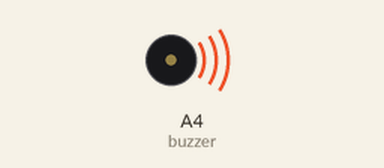
Recording of a sketch running on a simulated Arduino Uno, built with avr-gcc and run on an emulated ATmega328P. On the bench: buzzer (waves = sounding).

Above: at 4.1 s.
At 118.5 s:
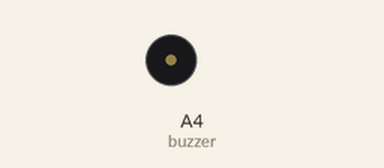
Timing chart, 0 to 120.0 s (numbered marks = the images above):
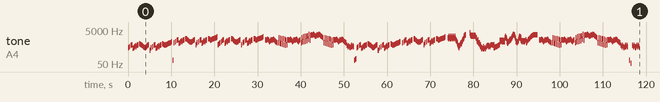

The sketch:

Unwelcome_School.ino
```cpp
// 蔚藍檔案/ Blue Archive "Unwelcome School"

#include <avr/pgmspace.h>

#define NOTE_B0  31
#define NOTE_C1  33
#define NOTE_CS1 35
#define NOTE_D1  37
#define NOTE_DS1 39
#define NOTE_E1  41
#define NOTE_F1  44
#define NOTE_FS1 46
#define NOTE_G1  49
#define NOTE_GS1 52
#define NOTE_A1  55
#define NOTE_AS1 58
#define NOTE_B1  62
#define NOTE_C2  65
#define NOTE_CS2 69
#define NOTE_D2  73
#define NOTE_DS2 78
#define NOTE_E2  82
#define NOTE_F2  87
#define NOTE_FS2 93
#define NOTE_G2  98
#define NOTE_GS2 104
#define NOTE_A2  110
#define NOTE_AS2 117
#define NOTE_B2  123
#define NOTE_C3  131
#define NOTE_CS3 139
#define NOTE_D3  147
#define NOTE_DS3 156
#define NOTE_E3  165
#define NOTE_F3  175
#define NOTE_FS3 185
#define NOTE_G3  196
#define NOTE_GS3 208
#define NOTE_A3  220
#define NOTE_AS3 233
#define NOTE_B3  247
#define NOTE_C4  262
#define NOTE_CS4 277
#define NOTE_D4  294
#define NOTE_DS4 311
#define NOTE_E4  330
#define NOTE_F4  349
#define NOTE_FS4 370
#define NOTE_G4  392
#define NOTE_GS4 415
#define NOTE_A4  440
#define NOTE_AS4 466
#define NOTE_B4  494
#define NOTE_C5  523
#define NOTE_CS5 554
#define NOTE_D5  587
#define NOTE_DS5 622
#define NOTE_E5  659
#define NOTE_F5  698
#define NOTE_FS5 740
#define NOTE_G5  784
#define NOTE_GS5 831
#define NOTE_A5  880
#define NOTE_AS5 932
#define NOTE_B5  988
#define NOTE_C6  1047
#define NOTE_CS6 1109
#define NOTE_D6  1175
#define NOTE_DS6 1245
#define NOTE_E6  1319
#define NOTE_F6  1397
#define NOTE_FS6 1480
#define NOTE_G6  1568
#define NOTE_GS6 1661
#define NOTE_A6  1760
#define NOTE_AS6 1865
#define NOTE_B6  1976
#define NOTE_C7  2093
#define NOTE_CS7 2217
#define NOTE_D7  2349
#define NOTE_DS7 2489
#define NOTE_E7  2637
#define NOTE_F7  2794
#define NOTE_FS7 2960
#define NOTE_G7  3136
#define NOTE_GS7 3322
#define NOTE_A7  3520
#define NOTE_AS7 3729
#define NOTE_B7  3951
#define NOTE_C8  4186
#define NOTE_CS8 4435
#define NOTE_D8  4699
#define NOTE_DS8 4978
#define NOTE_E8  5274
#define NOTE_F8  5588
#define NOTE_FS8 5920
#define NOTE_G8  6272
#define NOTE_GS8 6645
#define NOTE_A8  7074
#define NOTE_AS8 7459
#define NOTE_B8  7902
#define REST 0

int tempo = 89;
int tempo1 = 90;
int buzzer = A4;

const int melody[] PROGMEM = {
  NOTE_A4,32,REST,12,NOTE_C5,32,REST,12,NOTE_DS5,12,NOTE_E5,32,REST,12,NOTE_GS4,32,REST,32,NOTE_A4,32,REST,32,
  NOTE_C5,32,REST,32,NOTE_D5,32,REST,32,NOTE_C5,32,REST,32,NOTE_DS5,16,NOTE_DS5,32,NOTE_E5,32,REST,8,
  NOTE_G5,32,REST,32,NOTE_FS5,32,REST,32,NOTE_F5,32,REST,32,NOTE_DS5,32,REST,32,NOTE_D5,32,REST,32,NOTE_C5,32,REST,32,
  NOTE_B4,32,REST,32,NOTE_AS4,32,REST,32,NOTE_B4,16,NOTE_C5,16,NOTE_D5,16,NOTE_DS5,16,NOTE_E5,32,REST,12,NOTE_E4,8,
  NOTE_A4,32,REST,12,NOTE_C5,32,REST,12,NOTE_DS5,12,NOTE_E5,32,REST,12,NOTE_GS4,32,REST,32,NOTE_A4,32,REST,32,
  NOTE_C5,32,REST,32,NOTE_D5,32,REST,32,NOTE_C5,32,REST,32,NOTE_DS5,16,NOTE_DS5,32,NOTE_E5,32,REST,8,
  NOTE_G5,32,REST,32,NOTE_FS5,32,REST,32,NOTE_F5,32,REST,32,NOTE_DS5,32,REST,32,NOTE_E5,32,REST,32,NOTE_F5,32,REST,32,
  NOTE_FS5,32,REST,32,NOTE_G5,32,REST,32,NOTE_GS5,32,REST,32,NOTE_GS5,32,REST,32,NOTE_A5,32,REST,32,NOTE_A5,32,REST,32,
  NOTE_B5,8,NOTE_E2,12,REST,32,
  NOTE_A5,32,REST,12,NOTE_C6,32,REST,12,NOTE_DS6,12,NOTE_E6,32,REST,12,NOTE_GS5,32,REST,32,NOTE_A5,32,REST,32,
  NOTE_C6,32,REST,32,NOTE_D6,32,REST,32,NOTE_C6,32,REST,32,NOTE_DS6,16,NOTE_DS6,32,NOTE_E6,32,REST,8,
  NOTE_G6,32,REST,32,NOTE_FS6,32,REST,32,NOTE_F6,32,REST,32,NOTE_DS6,32,REST,32,NOTE_D6,32,REST,32,NOTE_C6,32,REST,32,
  NOTE_B5,32,REST,32,NOTE_AS5,32,REST,32,NOTE_B5,16,NOTE_C6,16,NOTE_D6,16,NOTE_DS6,16,NOTE_E6,32,REST,12,NOTE_E5,8,
  NOTE_A5,32,REST,12,NOTE_C6,32,REST,12,NOTE_DS6,12,NOTE_E6,32,REST,16,NOTE_GS5,32,REST,32,NOTE_A5,32,REST,32,
  NOTE_C6,32,REST,32,NOTE_D6,32,REST,32,NOTE_C6,32,REST,32,NOTE_DS6,16,NOTE_DS6,32,NOTE_E6,32,REST,8,
  NOTE_G6,32,REST,32,NOTE_FS6,32,REST,32,NOTE_F6,32,REST,32,NOTE_DS6,32,REST,32,NOTE_E6,32,REST,32,NOTE_F6,32,REST,32,
  NOTE_FS6,32,REST,32,NOTE_G6,32,REST,32,NOTE_GS6,32,REST,32,NOTE_GS6,32,REST,32,NOTE_A6,32,REST,32,NOTE_A6,32,REST,32,NOTE_B6,32,REST,32,
  NOTE_E5,32,REST,32,NOTE_FS5,32,REST,32,NOTE_GS5,32,REST,32,NOTE_A5,32,REST,12,NOTE_C6,32,REST,12,NOTE_DS6,12,NOTE_E6,32,REST,16,
  NOTE_GS5,32,REST,32,NOTE_A5,32,REST,32,NOTE_C6,32,REST,32,NOTE_D6,32,REST,32,NOTE_C6,32,REST,32,NOTE_DS6,16,NOTE_DS6,32,NOTE_E6,32,REST,8,
  NOTE_G6,32,REST,32,NOTE_FS6,32,REST,32,NOTE_F6,32,REST,32,NOTE_DS6,32,REST,32,NOTE_D6,32,REST,32,NOTE_C6,32,REST,32,
  NOTE_B5,32,REST,32,NOTE_AS5,32,REST,32,NOTE_B5,16,NOTE_C6,16,NOTE_D6,16,NOTE_DS6,16,NOTE_E6,32,REST,12,NOTE_E5,8,
  NOTE_A5,32,REST,12,NOTE_C6,32,REST,12,NOTE_DS6,12,NOTE_E6,32,REST,16,NOTE_GS5,32,REST,32,NOTE_A5,32,REST,32,
  NOTE_C6,32,REST,32,NOTE_D6,32,REST,32,NOTE_C6,32,REST,32,NOTE_DS6,16,NOTE_DS6,32,NOTE_E6,32,REST,8,
  NOTE_G6,32,REST,32,NOTE_FS6,32,REST,32,NOTE_F6,32,REST,32,NOTE_DS6,32,REST,32,NOTE_E6,32,REST,32,NOTE_F6,32,REST,32,
  NOTE_FS6,32,REST,32,NOTE_G6,32,REST,32,NOTE_GS6,32,REST,32,NOTE_GS6,32,REST,32,NOTE_A6,32,REST,32,NOTE_A6,32,REST,32,NOTE_B6,32,REST,6,REST,32,
};

const int melody1[] PROGMEM = {
  NOTE_E6,16,NOTE_DS6,32,REST,32,NOTE_E6,16,NOTE_F6,32,REST,32,NOTE_E6,16,NOTE_D6,32,REST,32,NOTE_C6,16,NOTE_D6,32,REST,32,
  NOTE_E6,16,NOTE_DS6,32,REST,32,NOTE_E6,16,NOTE_F6,32,REST,32,NOTE_E6,16,NOTE_D6,32,REST,32,NOTE_C6,16,NOTE_B5,32,REST,32,NOTE_A5,8,
  NOTE_A5,16,NOTE_A6,32,REST,32,NOTE_GS5,16,NOTE_GS6,32,REST,32,NOTE_G5,16,NOTE_G6,32,REST,32,NOTE_FS5,16,NOTE_FS6,32,REST,32,
  NOTE_F5,16,NOTE_F6,32,REST,32,NOTE_DS5,16,NOTE_DS6,32,REST,32,NOTE_E5,16,NOTE_E6,32,REST,32,
  NOTE_E6,16,NOTE_DS6,32,REST,32,NOTE_E6,16,NOTE_F6,32,REST,32,NOTE_E6,16,NOTE_D6,32,REST,32,NOTE_C6,16,NOTE_D6,32,REST,32,
  NOTE_E6,16,NOTE_DS6,32,REST,32,NOTE_E6,16,NOTE_F6,32,REST,32,NOTE_E6,16,NOTE_D6,32,REST,32,NOTE_C6,16,NOTE_D6,32,REST,32,NOTE_E6,8,
  NOTE_A5,16,NOTE_A6,32,REST,32,NOTE_B5,16,NOTE_B6,32,REST,32,NOTE_C6,16,NOTE_C7,32,REST,32,NOTE_CS6,16,NOTE_CS7,32,REST,32,
  NOTE_D6,16,NOTE_D7,32,REST,32,NOTE_F6,16,NOTE_F7,32,REST,32,NOTE_DS6,16,NOTE_DS7,32,REST,32,
  NOTE_E7,16,NOTE_DS7,32,REST,32,NOTE_E7,16,NOTE_F7,32,REST,32,NOTE_E7,16,NOTE_D7,32,REST,32,NOTE_C7,16,NOTE_D7,32,REST,32,
  NOTE_E7,16,NOTE_DS7,32,REST,32,NOTE_E7,16,NOTE_F7,32,REST,32,NOTE_E7,16,NOTE_D7,32,REST,32,
  NOTE_C7,16,NOTE_B6,32,REST,32,NOTE_A6,8,
  NOTE_A5,16,NOTE_A6,32,REST,32,NOTE_GS5,16,NOTE_GS6,32,REST,32,NOTE_G5,16,NOTE_G6,32,REST,32,NOTE_FS5,16,NOTE_FS6,32,REST,32,
  NOTE_F5,16,NOTE_F6,32,REST,32,NOTE_DS5,16,NOTE_DS6,32,REST,32,NOTE_E5,16,NOTE_E6,32,REST,32,
  NOTE_E6,16,NOTE_DS6,32,REST,32,NOTE_E6,16,NOTE_F6,32,REST,32,NOTE_E6,16,NOTE_D6,32,REST,32,NOTE_C6,16,NOTE_D6,32,REST,32,
  NOTE_E6,16,NOTE_DS6,32,REST,32,NOTE_E6,16,NOTE_F6,32,REST,32,NOTE_E6,16,NOTE_D6,32,REST,32,NOTE_C6,16,NOTE_B5,32,REST,32,NOTE_A5,8,
  NOTE_DS5,16,NOTE_C5,32,REST,32,NOTE_D5,16,NOTE_C5,32,REST,32,NOTE_A4,16,NOTE_C5,32,REST,32,NOTE_DS5,16,NOTE_C5,32,REST,32,NOTE_D5,16,NOTE_C5,32,REST,16,
};

const int melody2[] PROGMEM = {
  NOTE_E2,32,REST,32,NOTE_FS2,32,REST,32,NOTE_GS2,32,REST,32,NOTE_A4,32,REST,12,NOTE_C5,32,REST,12,NOTE_DS5,12,NOTE_E5,32,REST,16,
  NOTE_GS4,32,REST,32,NOTE_A4,32,REST,32,NOTE_C5,32,REST,32,NOTE_D5,32,REST,32,NOTE_C5,32,REST,32,NOTE_DS5,16,NOTE_DS5,32,NOTE_E5,32,REST,8,
  NOTE_G5,32,REST,32,NOTE_FS5,32,REST,32,NOTE_F5,32,REST,32,NOTE_DS5,32,REST,32,NOTE_D5,32,REST,32,NOTE_C5,32,REST,32,
  NOTE_B4,32,REST,32,NOTE_AS4,32,REST,32,NOTE_B4,16,NOTE_C5,16,NOTE_D5,16,NOTE_DS5,16,NOTE_E5,32,REST,12,NOTE_E4,8,
  NOTE_A4,32,REST,12,NOTE_C5,32,REST,12,NOTE_DS5,12,NOTE_E5,32,REST,16,NOTE_GS4,32,REST,32,NOTE_A4,32,REST,32,
  NOTE_C5,32,REST,32,NOTE_D5,32,REST,32,NOTE_C5,32,REST,32,NOTE_DS5,16,NOTE_DS5,32,NOTE_E5,32,REST,8,
  NOTE_G5,32,REST,32,NOTE_FS5,32,REST,32,NOTE_F5,32,REST,32,NOTE_DS5,32,REST,32,NOTE_E5,32,REST,32,NOTE_F5,32,REST,32,
  NOTE_FS5,32,REST,32,NOTE_G5,32,REST,32,NOTE_GS5,32,REST,32,NOTE_GS5,32,REST,32,NOTE_A5,32,REST,32,NOTE_A5,32,REST,32,NOTE_B5,8,REST,8,
  NOTE_A5,32,REST,12,NOTE_C6,32,REST,12,NOTE_DS6,12,NOTE_E6,32,REST,16,
  NOTE_GS5,32,REST,32,NOTE_A5,32,REST,32,NOTE_C6,32,REST,32,NOTE_D6,32,REST,32,NOTE_C6,32,REST,32,NOTE_DS6,16,NOTE_DS6,32,NOTE_E6,32,REST,8,
  NOTE_G6,32,REST,32,NOTE_FS6,32,REST,32,NOTE_F6,32,REST,32,NOTE_DS6,32,REST,32,NOTE_D6,32,REST,32,NOTE_C6,32,REST,32,
  NOTE_B5,32,REST,32,NOTE_AS5,32,REST,32,NOTE_B5,16,NOTE_C6,16,NOTE_D6,16,NOTE_DS6,16,NOTE_E6,32,REST,12,NOTE_E5,8,NOTE_A5,32,REST,12,
  NOTE_C6,32,REST,12,NOTE_DS6,12,NOTE_E6,32,REST,16,NOTE_GS5,32,REST,32,NOTE_A5,32,REST,32,NOTE_C6,32,REST,32,NOTE_D6,32,REST,32,NOTE_C6,32,REST,32,NOTE_DS6,16,NOTE_DS6,32,NOTE_E6,32,REST,8,
  NOTE_G6,32,REST,32,NOTE_FS6,32,REST,32,NOTE_F6,32,REST,32,NOTE_DS6,32,REST,32,NOTE_E6,32,REST,32,NOTE_F6,32,REST,32,
  NOTE_FS6,32,REST,32,NOTE_G6,32,REST,32,NOTE_GS6,32,REST,32,NOTE_GS6,32,REST,32,NOTE_A6,32,REST,32,NOTE_A6,32,REST,32,NOTE_B6,32,REST,8,REST,12,
};

const int melody3[] PROGMEM = {
  NOTE_A6,32,NOTE_G6,32,NOTE_A6,32,NOTE_C7,32,NOTE_A6,32,NOTE_G6,32,NOTE_A6,32,NOTE_C7,32,NOTE_A6,32,NOTE_G6,32,NOTE_A6,32,NOTE_C7,32,NOTE_A6,32,NOTE_G6,32,NOTE_A6,32,NOTE_C7,32,NOTE_A6,32,NOTE_G6,32,NOTE_A6,32,NOTE_C7,32,
  NOTE_A6,32,NOTE_G6,32,NOTE_E6,32,NOTE_DS6,32,NOTE_D6,32,NOTE_C6,32,NOTE_A5,32,NOTE_G5,32,NOTE_DS5,32,NOTE_D5,32,NOTE_C5,32,NOTE_A4,32,
  NOTE_D5,32,NOTE_DS5,32,NOTE_E5,32,NOTE_G5,32,NOTE_A5,32,NOTE_G5,32,NOTE_A5,32,NOTE_C6,32,NOTE_D6,32,NOTE_DS6,32,NOTE_F6,32,NOTE_G6,32,NOTE_A6,32,NOTE_C7,32,NOTE_D7,32,NOTE_DS7,32,NOTE_E7,8,REST,4,REST,32,
  NOTE_A7,32,NOTE_G7,32,NOTE_DS7,32,NOTE_D7,32,NOTE_C7,32,NOTE_DS7,32,NOTE_D7,32,NOTE_C7,32,NOTE_DS7,32,NOTE_D7,32,NOTE_C7,32,NOTE_DS7,32,NOTE_D7,32,NOTE_C7,32,NOTE_DS7,32,NOTE_D7,32,NOTE_C7,32,
  NOTE_A6,32,NOTE_GS6,32,NOTE_A6,32,NOTE_D6,48,NOTE_C6,48,NOTE_D6,48,NOTE_E6,32,NOTE_C6,32,NOTE_A5,32,NOTE_GS5,32,NOTE_G5,32,NOTE_A5,32,NOTE_DS5,32,NOTE_D5,48,NOTE_C5,48,NOTE_E5,48,NOTE_C5,32,
  NOTE_A4,32,NOTE_G4,32,NOTE_A4,16,NOTE_G4,32,REST,32,NOTE_C5,16,NOTE_G4,32,REST,32,NOTE_A4,16,NOTE_G4,32,REST,32,
  NOTE_C5,16,NOTE_D5,16,NOTE_DS5,16,NOTE_C5,16,NOTE_D5,16,NOTE_C5,16,NOTE_DS5,16,NOTE_E5,16,NOTE_F5,16,NOTE_DS5,16,NOTE_E5,32,NOTE_A4,32,NOTE_E5,32,NOTE_A4,32,NOTE_B4,32,REST,32,
  NOTE_C5,32,REST,32,NOTE_C5,32,REST,32,NOTE_CS5,32,REST,32,NOTE_D5,32,REST,32,NOTE_DS5,32,REST,32,NOTE_E5,32,REST,32,
  NOTE_DS6,32,NOTE_D6,32,NOTE_C6,32,NOTE_DS6,32,NOTE_D6,32,NOTE_C6,32,NOTE_DS6,32,NOTE_D6,32,NOTE_C6,32,NOTE_DS6,32,NOTE_D6,32,NOTE_C6,32,
  NOTE_DS6,32,NOTE_C6,32,NOTE_A6,32,NOTE_B6,32,NOTE_C7,32,NOTE_GS6,32,NOTE_A6,32,NOTE_DS6,32,NOTE_C6,32,
  NOTE_GS5,32,NOTE_A5,32,NOTE_B5,32,NOTE_C6,32,NOTE_CS6,32,NOTE_D6,32,NOTE_DS6,32,NOTE_F6,32,NOTE_DS6,32,NOTE_E6,32,NOTE_F6,32,NOTE_GS6,32,NOTE_A6,32,NOTE_B6,32,NOTE_C7,32,NOTE_DS7,32,NOTE_E7,32,NOTE_F7,32,NOTE_E7,32,NOTE_DS7,32,NOTE_E7,32,
  NOTE_B6,32,NOTE_GS6,32,NOTE_D6,32,NOTE_B5,32,NOTE_C6,32,NOTE_B5,32,NOTE_A5,32,NOTE_B5,32,NOTE_C6,32,NOTE_DS6,32,NOTE_E6,32,NOTE_A6,32,NOTE_C7,32,NOTE_B6,32,NOTE_GS6,32,NOTE_B6,32,NOTE_A6,32,
  NOTE_DS6,32,NOTE_D6,32,NOTE_C6,32,NOTE_D6,32,REST,32,NOTE_D6,32,NOTE_C6,32,NOTE_D6,32,REST,32,NOTE_D6,32,NOTE_C6,32,NOTE_D6,16,NOTE_E6,32,REST,32,
  NOTE_A5,16,NOTE_C6,32,REST,32,NOTE_DS6,32,REST,32,NOTE_F6,32,REST,32,NOTE_G6,32,REST,32,NOTE_A6,32,REST,32,NOTE_B6,32,REST,32,NOTE_C7,32,REST,32,NOTE_D7,32,REST,32,NOTE_DS7,32,REST,32,NOTE_E7,32,REST,32,NOTE_E7,32,REST,32,NOTE_E7,32,REST,32,NOTE_E7,32,REST,32,NOTE_E7,8,REST,8,
  NOTE_E6,16,NOTE_DS6,32,REST,32,NOTE_E6,16,NOTE_F6,32,REST,32,NOTE_E6,16,NOTE_D6,32,REST,32,NOTE_C6,16,NOTE_D6,32,REST,32,NOTE_E6,16,NOTE_DS6,32,REST,32,NOTE_E6,16,NOTE_F6,32,REST,32,NOTE_E6,16,NOTE_D6,32,REST,32,NOTE_C6,16,NOTE_B5,32,REST,32,NOTE_A5,8,
  NOTE_A5,16,NOTE_A6,32,REST,32,NOTE_GS5,16,NOTE_GS6,32,REST,32,NOTE_G5,16,NOTE_G6,32,REST,32,NOTE_FS5,16,NOTE_FS6,32,REST,32,NOTE_F5,16,NOTE_F6,32,REST,32,NOTE_DS5,16,NOTE_DS6,32,REST,32,NOTE_E5,16,NOTE_E6,32,REST,32,
  NOTE_E6,16,NOTE_DS6,32,REST,32,NOTE_E6,16,NOTE_F6,32,REST,32,NOTE_E6,16,NOTE_D6,32,REST,32,NOTE_C6,16,NOTE_D6,32,REST,32,NOTE_E6,16,NOTE_DS6,32,REST,32,NOTE_E6,16,NOTE_F6,32,REST,32,NOTE_E6,16,NOTE_D6,32,REST,32,NOTE_C6,16,NOTE_D6,32,REST,32,NOTE_E6,8,
  NOTE_A5,16,NOTE_A6,32,REST,32,NOTE_B5,16,NOTE_B6,32,REST,32,NOTE_C6,16,NOTE_C7,32,REST,32,NOTE_CS6,16,NOTE_CS7,32,REST,32,NOTE_D6,16,NOTE_D7,32,REST,32,NOTE_F6,16,NOTE_F7,32,REST,32,NOTE_DS6,16,NOTE_DS7,32,REST,32,
  NOTE_E7,16,NOTE_DS7,32,REST,32,NOTE_E7,16,NOTE_F7,32,REST,32,NOTE_E7,16,NOTE_D7,32,REST,32,NOTE_C7,16,NOTE_D7,32,REST,32,NOTE_E7,16,NOTE_DS7,32,REST,32,NOTE_E7,16,NOTE_F7,32,REST,32,NOTE_E7,16,NOTE_D7,32,REST,32,NOTE_C7,16,NOTE_B6,32,REST,32,NOTE_A6,8,
  NOTE_A5,16,NOTE_A6,32,REST,32,NOTE_GS5,16,NOTE_GS6,32,REST,32,NOTE_G5,16,NOTE_G6,32,REST,32,NOTE_FS5,16,NOTE_FS6,32,REST,32,NOTE_F5,16,NOTE_F6,32,REST,32,NOTE_DS5,16,NOTE_DS6,32,REST,32,NOTE_E5,16,NOTE_E6,32,REST,32,
  NOTE_E6,16,NOTE_DS6,32,REST,32,NOTE_E6,16,NOTE_F6,32,REST,32,NOTE_E6,16,NOTE_D6,32,REST,32,NOTE_C6,16,NOTE_D6,32,REST,32,NOTE_E6,16,NOTE_DS6,32,REST,32,NOTE_E6,16,NOTE_F6,32,REST,32,NOTE_E6,16,NOTE_D6,32,REST,32,NOTE_C6,16,NOTE_B5,32,REST,32,
  NOTE_A5,8,NOTE_DS5,16,NOTE_C5,32,REST,32,NOTE_DS5,16,NOTE_C5,32,REST,32,NOTE_A4,16,NOTE_C5,32,REST,32,NOTE_DS5,16,NOTE_C5,32,REST,32,NOTE_DS5,16,NOTE_C5,32,REST,8,
  NOTE_E2,8,NOTE_A1,32,REST,8,NOTE_DS5,16,NOTE_C5,32,REST,32,NOTE_DS5,16,NOTE_C5,32,REST,32,NOTE_A4,16,NOTE_C5,32,REST,32,NOTE_DS5,16,NOTE_C5,32,REST,32,NOTE_DS5,16,NOTE_C5,32,
};

int notes = sizeof(melody) / sizeof(melody[0]) / 2;
int notes1 = sizeof(melody1) / sizeof(melody1[0]) / 2;
int notes2 = sizeof(melody2) / sizeof(melody2[0]) / 2;
int notes3 = sizeof(melody3) / sizeof(melody3[0]) / 2;
int wholenote = (60000 * 4) / tempo;
int wholenote1 = (60000 * 4) / tempo1;

void playMelody(const int melody[], int notes, int wholenote) {
  for (int thisNote = 0; thisNote < notes * 2; thisNote += 2) {

    int pitch = pgm_read_word(&melody[thisNote]);
    int divider = pgm_read_word(&melody[thisNote + 1]);

    int noteDuration;

    if (divider > 0) {
      // 正常音符
      noteDuration = wholenote / divider;
    } else {
      // 負音符（1.5倍）
      noteDuration = wholenote / abs(divider);
      noteDuration = noteDuration * 1.5;
    }

    tone(buzzer, pitch, noteDuration * 0.9);
    delay(noteDuration);
    noTone(buzzer);
  }
}

void setup() {
  playMelody(melody, notes, wholenote);
  playMelody(melody1, notes1, wholenote1);
  playMelody(melody2, notes2, wholenote);
  playMelody(melody3, notes3, wholenote1);
}

void loop() {
}
```
